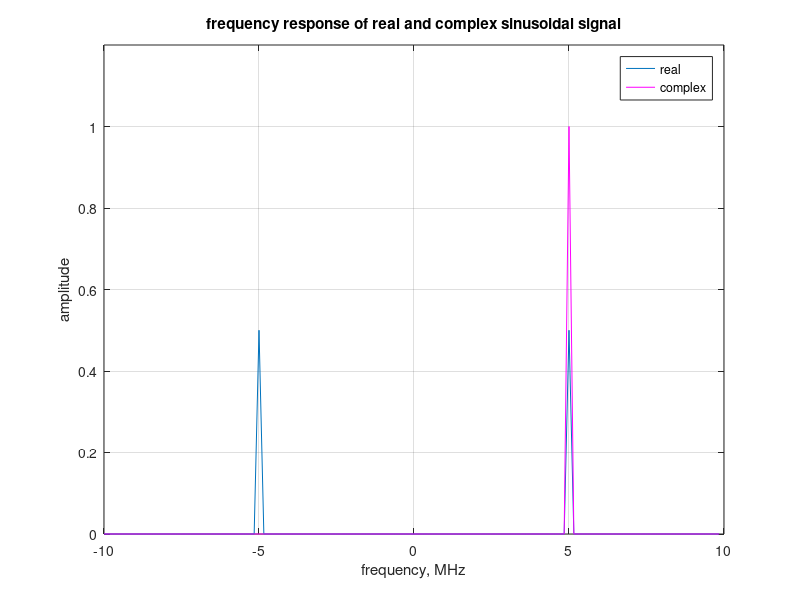

The MATLAB script that drew this image:
%%%%%%%%%%%%%%%%%%%%%%%%%%%%%%%%%%%%%%%%%%%%%%%%%%%%%%%%%%%%
% All rights reserved by Krishna Pillai, http://www.dsplog.com 
% The file may not be re-distributed without explicit authorization
% from Krishna Pillai.
% Checked for proper operation with Octave Version 3.0.0
% Author	: Krishna Pillai
% Email		: krishna@dsplog.com
% Version	: 1.0
% Date		: 8 August 2008
% %%%%%%%%%%%%%%%%%%%%%%%%%%%%%%%%%%%%%%%%%%%%%%%%%%%%%%%%%

% Matlab/Octave script for plotting the spectrum for a real 
% sinusoidal and a complex sinusoidal. To demonstrate the 
% concept of negative frequency

clear all
close all

f0MHz = 5; % signal frequency
fsMHz = 20; % sampling frequency
N     = 128; % fft size
MyPai  = 3.1416;

% generating the time domain signal
xReal    = cos(2*MyPai*f0MHz*[0:N-1]/fsMHz);
xComplex = exp(1j*2*MyPai*f0MHz*[0:N-1]/fsMHz);

% taking the FFT
xRealF   = (1/N)*fft(xReal,N); 
xComplexF = (1/N)*fft(xComplex,N); 

figure;
plot([-N/2:N/2-1]*fsMHz/N,(fftshift(abs(xRealF))));
hold on
plot([-N/2:N/2-1]*fsMHz/N,(fftshift(abs(xComplexF))),'m');
xlabel('frequency, MHz')
ylabel('amplitude')
title('frequency response of real and complex sinusoidal signal'); 
legend('real','complex');
grid on 
axis([-fsMHz/2 fsMHz/2 0 1.2])

f=fopen('matlabout.txt','wt');
fprintf(f,'xReal\n');
fprintf(f,'\t%+.8e + %+.8ei \n',[real(xReal) imag(xReal)]);
fprintf(f,'\nxComplex\n');
fprintf(f,'\t%+.8e\t\t\t%+.8ei \n',real(xComplex),imag(xComplex));
fprintf(f,'xRealF\n');
fprintf(f,'\t%+.8e\t\t\t%+.8ei \n',real(xRealF),imag(xRealF));
fprintf(f,'\nxComplexF\n');
fprintf(f,'\t%+.8e\t\t\t%+.8ei \n',real(xComplexF),imag(xComplexF));
fclose(f);


